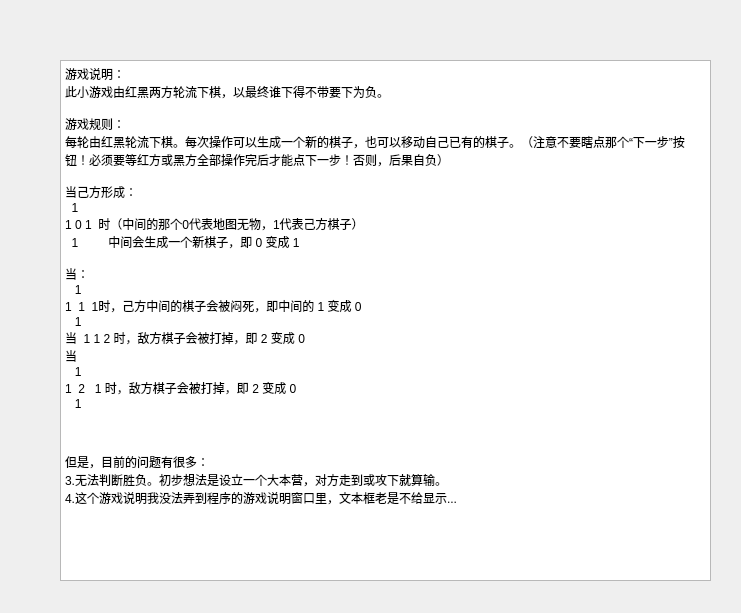
<?xml version="1.0" encoding="UTF-8"?>
<ui version="4.0">
 <class>introduction</class>
 <widget class="QDialog" name="introduction">
  <property name="geometry">
   <rect>
    <x>0</x>
    <y>0</y>
    <width>741</width>
    <height>613</height>
   </rect>
  </property>
  <property name="windowTitle">
   <string>Dialog</string>
  </property>
  <widget class="QTextBrowser" name="textBrowser">
   <property name="geometry">
    <rect>
     <x>60</x>
     <y>60</y>
     <width>651</width>
     <height>521</height>
    </rect>
   </property>
   <property name="html">
    <string>&lt;!DOCTYPE HTML PUBLIC &quot;-//W3C//DTD HTML 4.0//EN&quot; &quot;http://www.w3.org/TR/REC-html40/strict.dtd&quot;&gt;
&lt;html&gt;&lt;head&gt;&lt;meta name=&quot;qrichtext&quot; content=&quot;1&quot; /&gt;&lt;style type=&quot;text/css&quot;&gt;
p, li { white-space: pre-wrap; }
&lt;/style&gt;&lt;/head&gt;&lt;body style=&quot; font-family:'SimSun'; font-size:9pt; font-weight:400; font-style:normal;&quot;&gt;
&lt;p style=&quot; margin-top:0px; margin-bottom:0px; margin-left:0px; margin-right:0px; -qt-block-indent:0; text-indent:0px;&quot;&gt;游戏说明：&lt;/p&gt;
&lt;p style=&quot; margin-top:0px; margin-bottom:0px; margin-left:0px; margin-right:0px; -qt-block-indent:0; text-indent:0px;&quot;&gt;此小游戏由红黑两方轮流下棋，以最终谁下得不带要下为负。&lt;/p&gt;
&lt;p style=&quot;-qt-paragraph-type:empty; margin-top:0px; margin-bottom:0px; margin-left:0px; margin-right:0px; -qt-block-indent:0; text-indent:0px;&quot;&gt;&lt;br /&gt;&lt;/p&gt;
&lt;p style=&quot; margin-top:0px; margin-bottom:0px; margin-left:0px; margin-right:0px; -qt-block-indent:0; text-indent:0px;&quot;&gt;游戏规则：&lt;/p&gt;
&lt;p style=&quot; margin-top:0px; margin-bottom:0px; margin-left:0px; margin-right:0px; -qt-block-indent:0; text-indent:0px;&quot;&gt;每轮由红黑轮流下棋。每次操作可以生成一个新的棋子，也可以移动自己已有的棋子。（注意不要瞎点那个“下一步”按钮！必须要等红方或黑方全部操作完后才能点下一步！否则，后果自负）&lt;/p&gt;
&lt;p style=&quot;-qt-paragraph-type:empty; margin-top:0px; margin-bottom:0px; margin-left:0px; margin-right:0px; -qt-block-indent:0; text-indent:0px;&quot;&gt;&lt;br /&gt;&lt;/p&gt;
&lt;p style=&quot; margin-top:0px; margin-bottom:0px; margin-left:0px; margin-right:0px; -qt-block-indent:0; text-indent:0px;&quot;&gt;当己方形成：&lt;/p&gt;
&lt;p style=&quot; margin-top:0px; margin-bottom:0px; margin-left:0px; margin-right:0px; -qt-block-indent:0; text-indent:0px;&quot;&gt;  1&lt;/p&gt;
&lt;p style=&quot; margin-top:0px; margin-bottom:0px; margin-left:0px; margin-right:0px; -qt-block-indent:0; text-indent:0px;&quot;&gt;1 0 1  时（中间的那个0代表地图无物，1代表己方棋子）&lt;/p&gt;
&lt;p style=&quot; margin-top:0px; margin-bottom:0px; margin-left:0px; margin-right:0px; -qt-block-indent:0; text-indent:0px;&quot;&gt;  1         中间会生成一个新棋子，即 0 变成 1&lt;/p&gt;
&lt;p style=&quot;-qt-paragraph-type:empty; margin-top:0px; margin-bottom:0px; margin-left:0px; margin-right:0px; -qt-block-indent:0; text-indent:0px;&quot;&gt;&lt;br /&gt;&lt;/p&gt;
&lt;p style=&quot; margin-top:0px; margin-bottom:0px; margin-left:0px; margin-right:0px; -qt-block-indent:0; text-indent:0px;&quot;&gt;当：&lt;/p&gt;
&lt;p style=&quot; margin-top:0px; margin-bottom:0px; margin-left:0px; margin-right:0px; -qt-block-indent:0; text-indent:0px;&quot;&gt;   1&lt;/p&gt;
&lt;p style=&quot; margin-top:0px; margin-bottom:0px; margin-left:0px; margin-right:0px; -qt-block-indent:0; text-indent:0px;&quot;&gt;1  1  1时，己方中间的棋子会被闷死，即中间的 1 变成 0&lt;/p&gt;
&lt;p style=&quot; margin-top:0px; margin-bottom:0px; margin-left:0px; margin-right:0px; -qt-block-indent:0; text-indent:0px;&quot;&gt;   1&lt;/p&gt;
&lt;p style=&quot; margin-top:0px; margin-bottom:0px; margin-left:0px; margin-right:0px; -qt-block-indent:0; text-indent:0px;&quot;&gt;当  1 1 2 时，敌方棋子会被打掉，即 2 变成 0&lt;/p&gt;
&lt;p style=&quot; margin-top:0px; margin-bottom:0px; margin-left:0px; margin-right:0px; -qt-block-indent:0; text-indent:0px;&quot;&gt;当&lt;/p&gt;
&lt;p style=&quot; margin-top:0px; margin-bottom:0px; margin-left:0px; margin-right:0px; -qt-block-indent:0; text-indent:0px;&quot;&gt;   1&lt;/p&gt;
&lt;p style=&quot; margin-top:0px; margin-bottom:0px; margin-left:0px; margin-right:0px; -qt-block-indent:0; text-indent:0px;&quot;&gt;1  2   1 时，敌方棋子会被打掉，即 2 变成 0&lt;/p&gt;
&lt;p style=&quot; margin-top:0px; margin-bottom:0px; margin-left:0px; margin-right:0px; -qt-block-indent:0; text-indent:0px;&quot;&gt;   1&lt;/p&gt;
&lt;p style=&quot;-qt-paragraph-type:empty; margin-top:0px; margin-bottom:0px; margin-left:0px; margin-right:0px; -qt-block-indent:0; text-indent:0px;&quot;&gt;&lt;br /&gt;&lt;/p&gt;
&lt;p style=&quot;-qt-paragraph-type:empty; margin-top:0px; margin-bottom:0px; margin-left:0px; margin-right:0px; -qt-block-indent:0; text-indent:0px;&quot;&gt;&lt;br /&gt;&lt;/p&gt;
&lt;p style=&quot;-qt-paragraph-type:empty; margin-top:0px; margin-bottom:0px; margin-left:0px; margin-right:0px; -qt-block-indent:0; text-indent:0px;&quot;&gt;&lt;br /&gt;&lt;/p&gt;
&lt;p style=&quot; margin-top:0px; margin-bottom:0px; margin-left:0px; margin-right:0px; -qt-block-indent:0; text-indent:0px;&quot;&gt;但是，目前的问题有很多：&lt;/p&gt;
&lt;p style=&quot; margin-top:0px; margin-bottom:0px; margin-left:0px; margin-right:0px; -qt-block-indent:0; text-indent:0px;&quot;&gt;3.无法判断胜负。初步想法是设立一个大本营，对方走到或攻下就算输。&lt;/p&gt;
&lt;p style=&quot; margin-top:0px; margin-bottom:0px; margin-left:0px; margin-right:0px; -qt-block-indent:0; text-indent:0px;&quot;&gt;4.这个游戏说明我没法弄到程序的游戏说明窗口里，文本框老是不给显示...&lt;/p&gt;&lt;/body&gt;&lt;/html&gt;</string>
   </property>
  </widget>
 </widget>
 <resources/>
 <connections/>
</ui>
